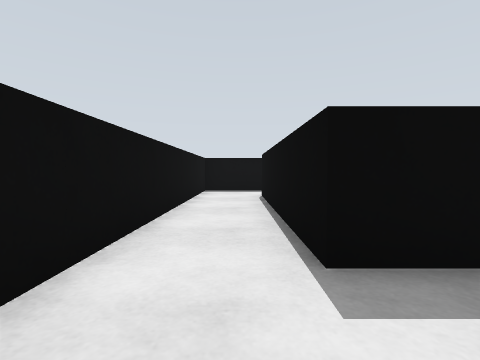
View 1 (above)

13 first-person views from a walk through a world built for the Gazebo simulator. The camera is 0.17 m above the floor, tilts 2° down and sees 85° across. The floor is counted in squares, 0.25 m on a side. Each view is taken from the middle of a square. On the plan, view 1 faces up. The plan holds only what a view shows up to about 9 squares ahead; the rest is blank. The place goes on beyond the plan.

View 2
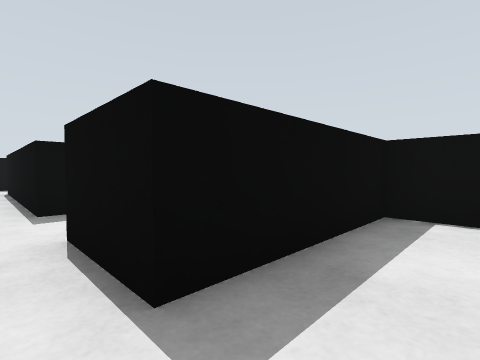

View 3
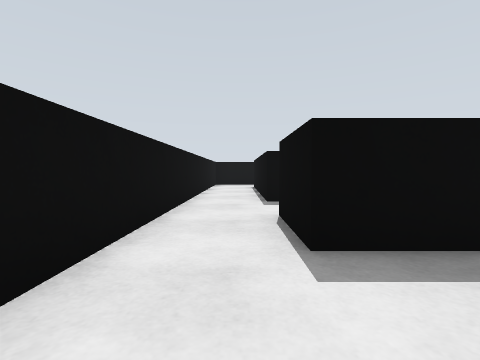

View 4
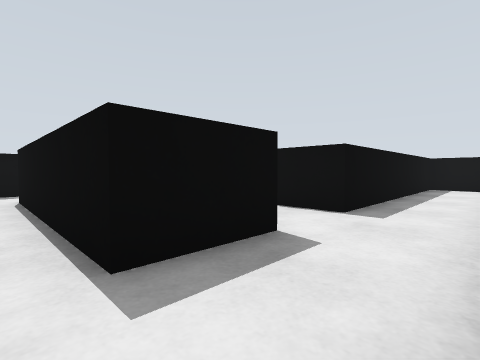

View 5
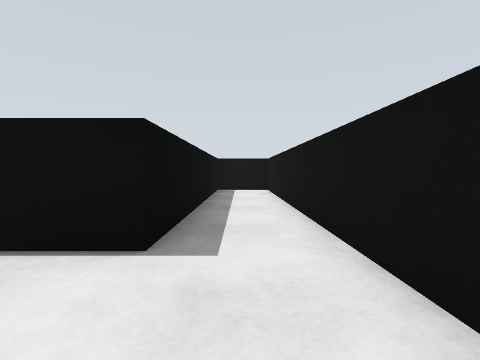

View 6
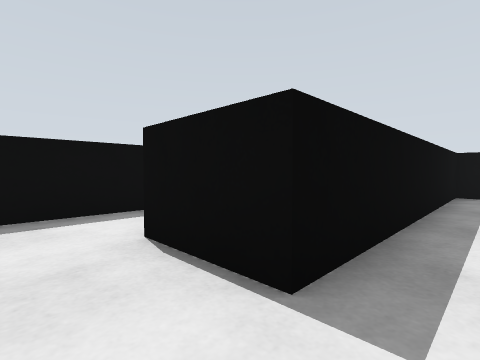

View 7
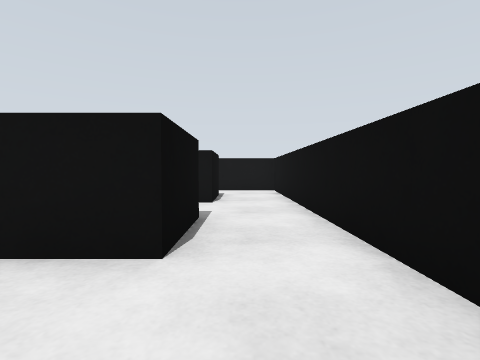

View 8
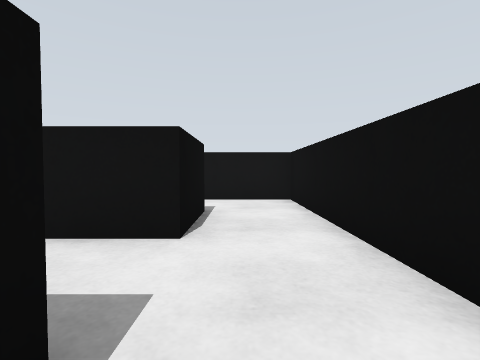

View 9
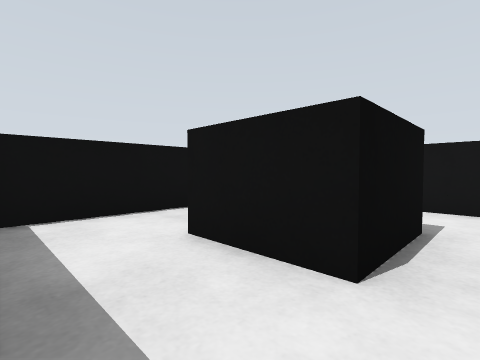

View 10
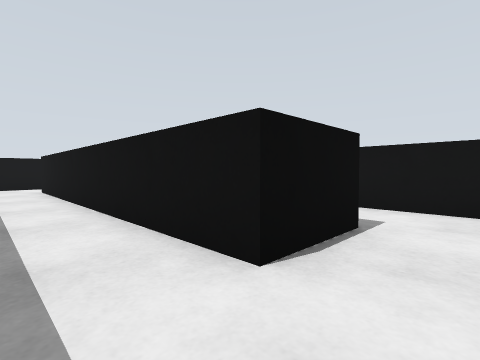

View 11
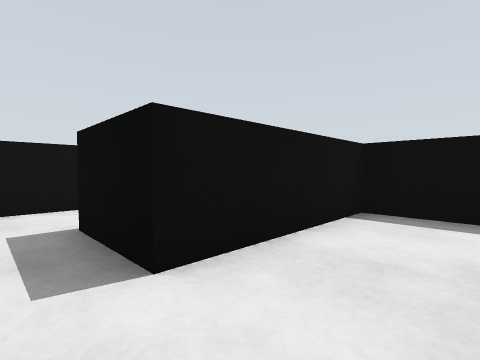

View 12
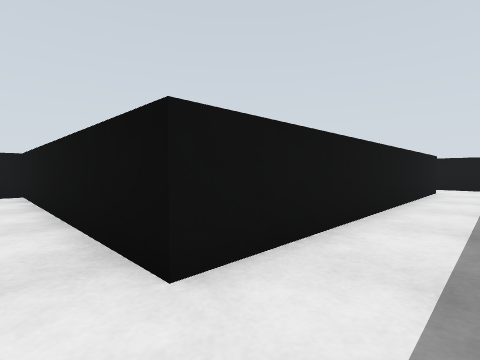

View 13
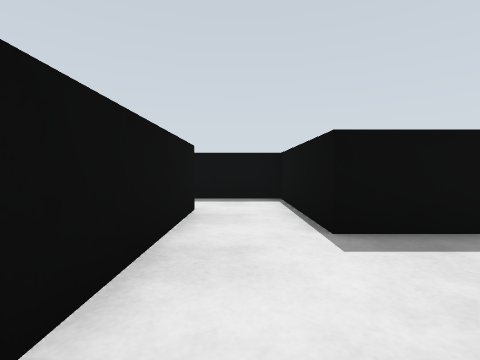

### Floor plan
Ten units are one square. View 1 is at (0, 0); x grows to the right and y downward. Boxes are objects, and circles mark ways between rooms. Rooms are numbered by the first view taken in them; rooms with no view inside come last. Other rooms are left out.
<svg viewBox="-17 -85 172 162">
<path fill="none" stroke="#000" d="M24 -18 6 -18 6 -72M6 55 6 36 25 36M42 49 42 18 6 18 6 0 26 0M-12 -75 -12 72 10 72M26 0 110 0M24 -35 24 -18M114 -5 114 -18 42 -18 42 -36M51 -54 24 -54 24 -35M42 -36 132 -36 132 -16M150 -18 150 -54 129 -54M132 -6 132 36 138 36"/>
<circle cx="15" cy="-10" r="3" fill="#2a7"/>
<circle cx="30" cy="-25" r="3" fill="#2a7"/>
<text x="0" y="10">1</text>
<text x="60" y="-10">2</text>
<text x="90" y="-40">3</text>
<text x="150" y="30">4</text>
</svg>
Room 1 opens to room 2. Room 2 opens to room 3.

Where each view was taken, in squares from view 1:
view 1: 0 up, 0 right, facing up
view 2: 3 down, 0 right, facing up-right
view 3: 4 down, 0 right, facing up
view 4: 0 up, 0 right, facing up-right
view 5: 1 up, 2 right, facing right
view 6: 1 up, 3 right, facing up-right
view 7: 2 up, 0 right, facing down
view 8: 1 down, 0 right, facing down
view 9: 2 down, 0 right, facing down-right
view 10: 5 up, 3 right, facing down-right
view 11: 1 up, 4 right, facing up-left
view 12: 5 up, 14 right, facing down-left
view 13: 1 down, 14 right, facing up
